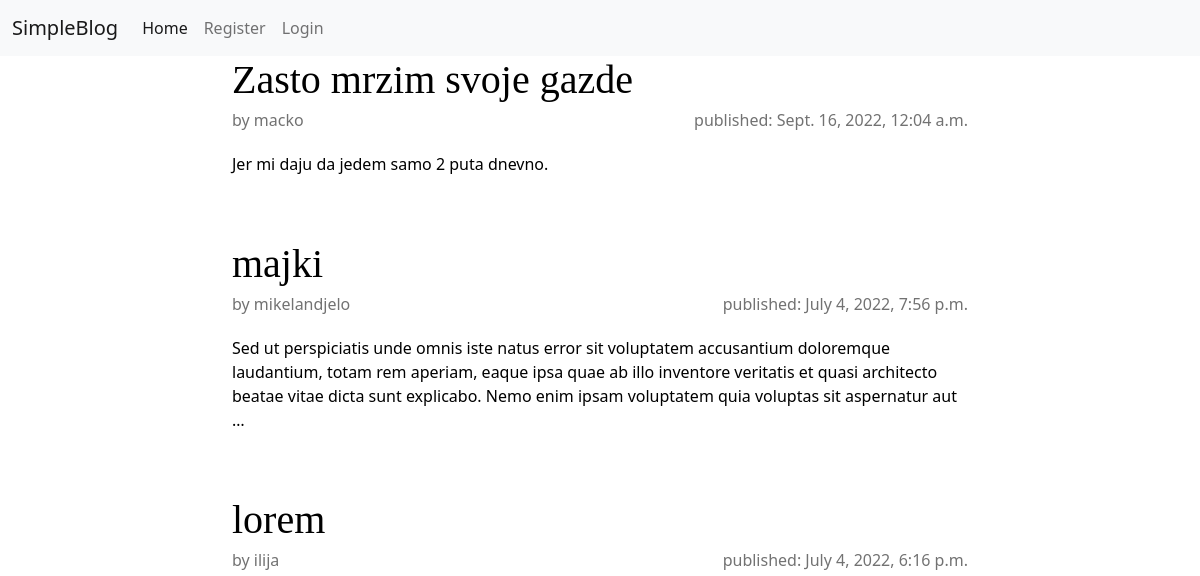
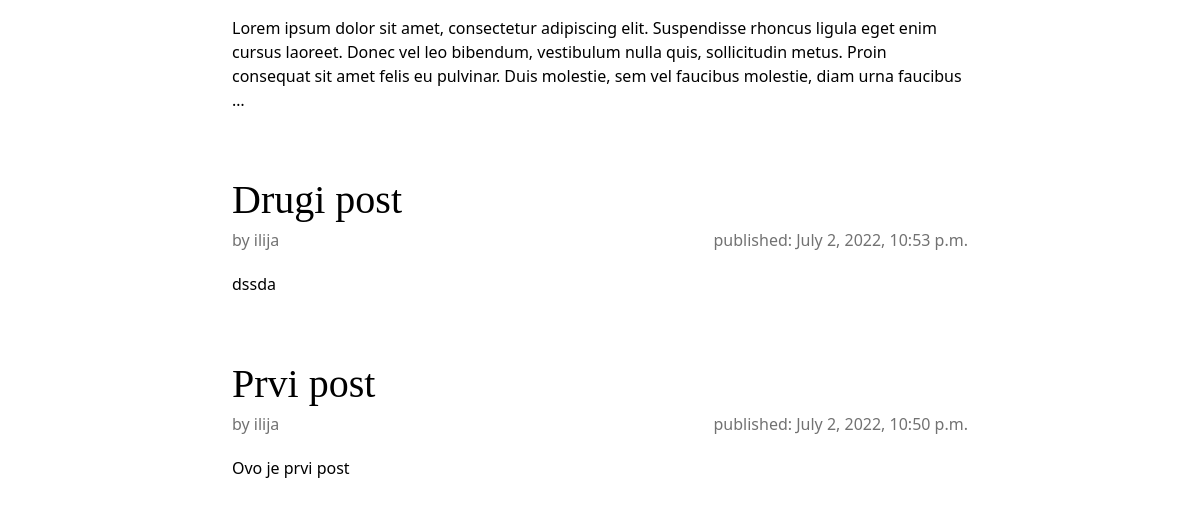
Before: / with the older database file (2 pictures, top to bottom).
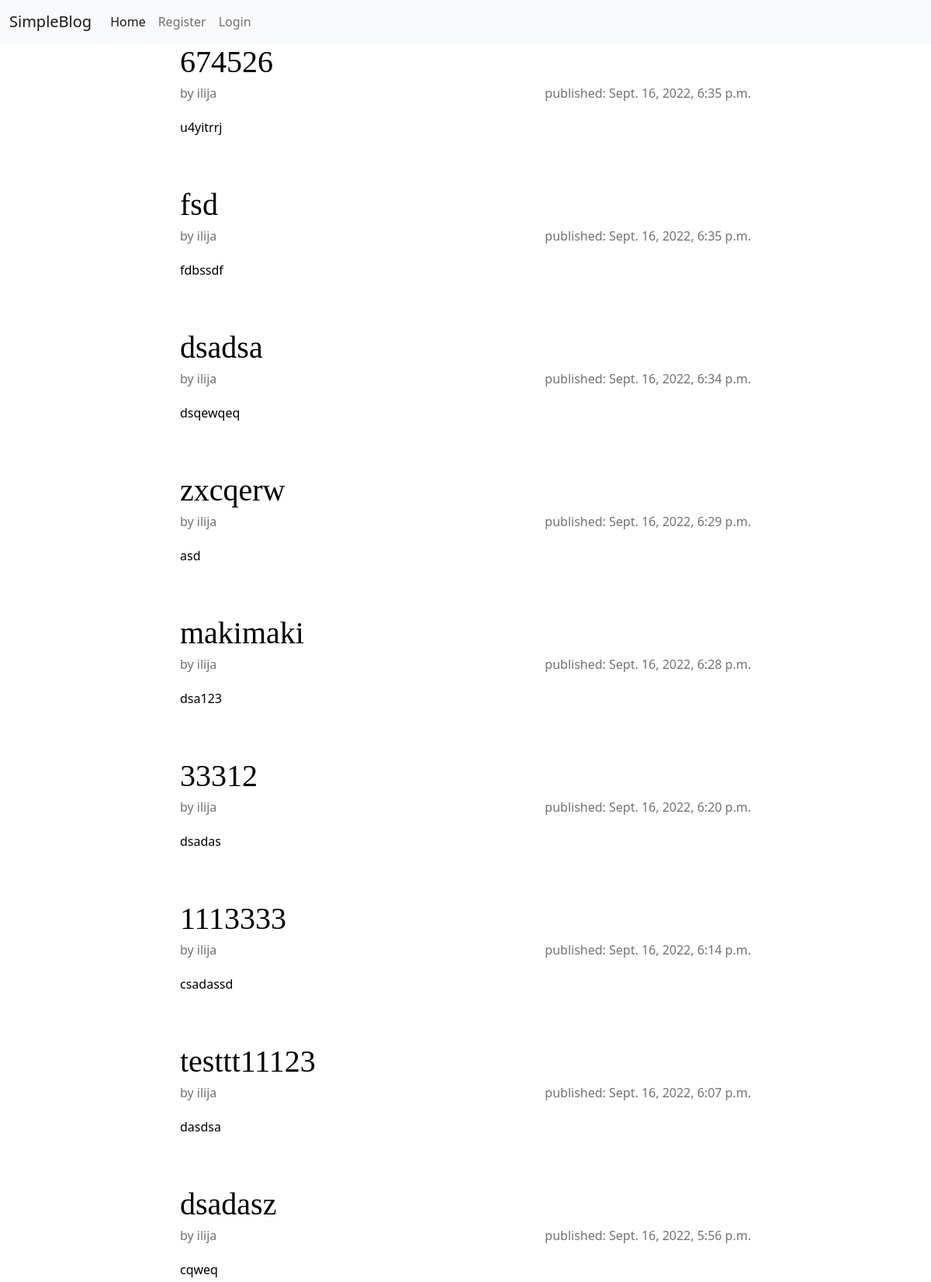
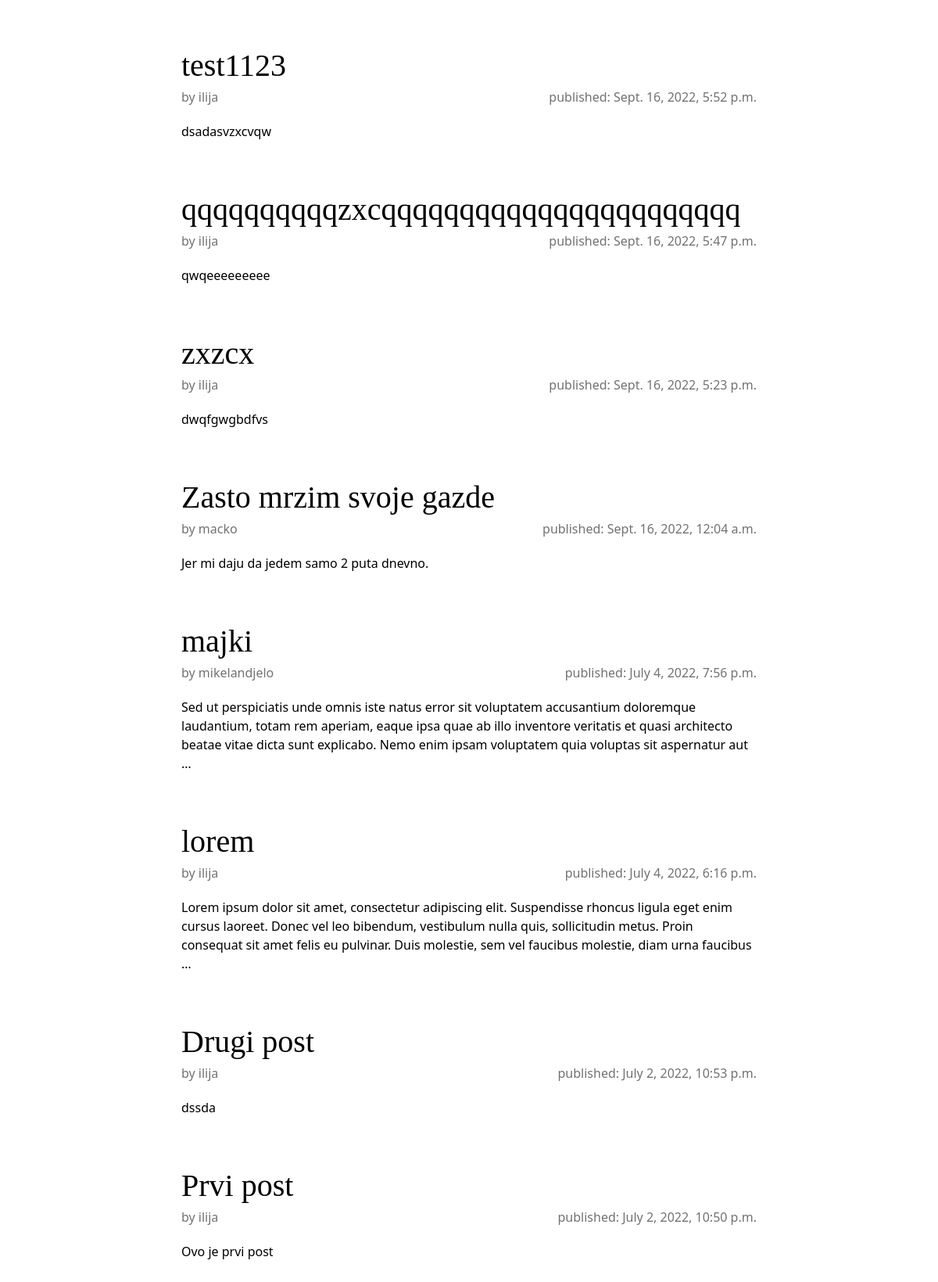
After: the same page with the newer database file (2 pictures, top to bottom).
### website/models.py (models this page shows, shortened)
class Post(models.Model):
    options=(
        ('draft', 'Draft'),
        ('published', 'Published'),
    )
    title = models.CharField(max_length=250)
    slug = models.SlugField(max_length=250, unique=True)
    publish = models.DateTimeField(default=timezone.now)
    author = models.ForeignKey(User, on_delete=models.CASCADE, related_name='blog_post')
    content = models.TextField()
    status = models.CharField(max_length=10, choices=options, default='draft')
    image = ResizedImageField(null=True, blank=True, upload_to="images")
    class Meta:
        ordering = ('-publish',)

### website/views.py (the view)
# urls.py: 2. Add a URL to urlpatterns:  path('', views.home, name='home')
def home(request):
    allposts = Post.objects.get_queryset().filter(status='published')
    return render(request, 'index.html', {'posts' : allposts})

### website/templates/index.html (shortened to what this page needs)
{% extends "base.html" %}
    {% block content %}
      {% for post in posts %}
    <a href=post/{{post.id}} style="text-decoration:none; color:black;">
    <article class="blog-post" href={{post.id}}>
      <div class="col-12"><h2 class="blog-post-title mb-1">{{post.title}}</h2> </div>
      <p class="blog-post-meta" style="text-align:left;">
        by {{post.author}}
        <span style="float:right;">
            published: {{post.publish}}
        </span></p>
      <div class="col-12"><p>{{post.content|truncatewords:40}}</p></div>
    </article>
  </a>
      {% endfor %}
    {% endblock %}

### website/templates/base.html (shortened to what this page needs)
<!doctype html>
<html lang="en">
  <head>
    <link rel="stylesheet" href="blog.css">
  </head>
  <body>
    {% include "nav.html" %}
      <div class="container">
        <div class="row justify-content-md-center">
            <div class="col-md-8">
            {% block content %}
            {% endblock %}
        </div>
    </div>
    </div>
    </body>
    <link href="https://cdn.jsdelivr.net/npm/bootstrap@5.2.0-beta1/dist/css/bootstrap.min.css" rel="stylesheet">
</html>

### website/templates/nav.html
<link rel="stylesheet" href="blog.css">
<nav class="navbar navbar-expand-lg bg-light">
    <div class="container-fluid">
      <a class="navbar-brand" href="#">SimpleBlog</a>
      <div class="collapse navbar-collapse" id="navbarSupportedContent">
        <ul class="navbar-nav me-auto mb-2 mb-lg-0">
          <li class="nav-item">
            <a class="nav-link active" href="http://127.0.0.1:8000/" aria-current="page" href="#">Home</a>
          </li>
          {% if user.is_authenticated %}
          <li class="nav-item">
            <a class="nav-link" href="http://127.0.0.1:8000/author/{{request.user.username}}">My Blog</a>
          </li>
          <li class="nav-item">
            <a class="nav-link" href="http://127.0.0.1:8000/newpost">New Post</a>
          </li>
          <li class="nav-item">
            <a class="nav-link" href="/members/logout_user">Logout</a>
          </li>
          {% else %}
          <li class="nav-item">
            <a class="nav-link" href="/members/register_user">Register</a>
          </li>
          <li class="nav-item">
            <a class="nav-link" href="/members/login_user">Login</a>
          </li>
          {% endif %}
        </ul>
      </div>
    </div>
  </nav>

### website/templates/blog.css (style rules this page uses)
h1, h2, h3, h4, h5, h6 { font-family: "Playfair Display", Georgia, "Times New Roman", serif; }
.blog-post { margin-bottom: 4rem; }
.blog-post-title { font-size: 2.5rem; }
.blog-post-meta { margin-bottom: 1.25rem; color: #727272; }

Changed rows visible on the page:
added Post: title "674526", author "ilija", publish "Sept. 16, 2022, 6:35 p.m.", content "u4yitrrj"
added Post: title "fsd", author "ilija", publish "Sept. 16, 2022, 6:35 p.m.", content "fdbssdf"
added Post: title "dsadsa", author "ilija", publish "Sept. 16, 2022, 6:34 p.m.", content "dsqewqeq"
added Post: title "zxcqerw", author "ilija", publish "Sept. 16, 2022, 6:29 p.m.", content "asd"
added Post: title "makimaki", author "ilija", publish "Sept. 16, 2022, 6:28 p.m.", content "dsa123"
added Post: title "33312", author "ilija", publish "Sept. 16, 2022, 6:20 p.m.", content "dsadas"
added Post: title "1113333", author "ilija", publish "Sept. 16, 2022, 6:14 p.m.", content "csadassd"
added Post: title "testtt11123", author "ilija", publish "Sept. 16, 2022, 6:07 p.m.", content "dasdsa"
added Post: title "dsadasz", author "ilija", publish "Sept. 16, 2022, 5:56 p.m.", content "cqweq"
added Post: title "test1123", author "ilija", publish "Sept. 16, 2022, 5:52 p.m.", content "dsadasvzxcvqw"
added Post: title "qqqqqqqqqqzxcqqqqqqqqqqqqqqqqqqqqqqq", author "ilija", publish "Sept. 16, 2022, 5:47 p.m.", content "qwqeeeeeeeee"
added Post: title "zxzcx", author "ilija", publish "Sept. 16, 2022, 5:23 p.m.", content "dwqfgwgbdfvs"
